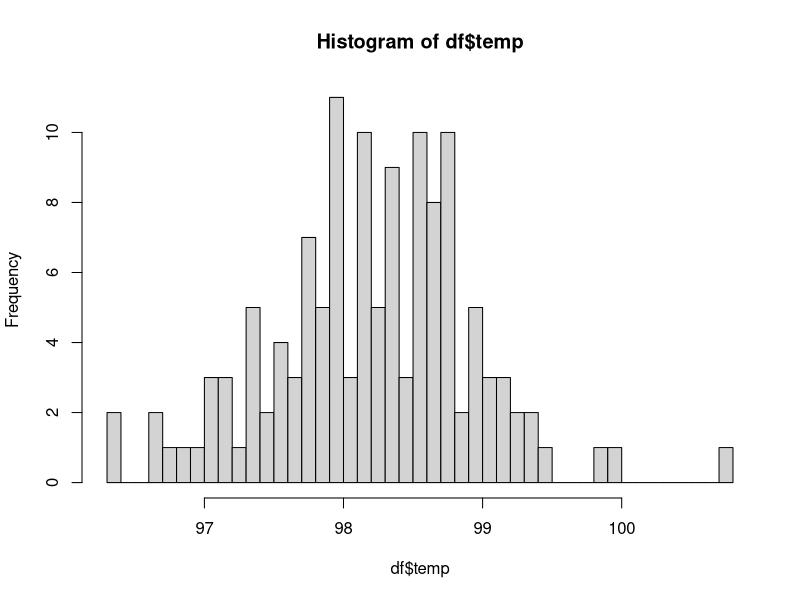
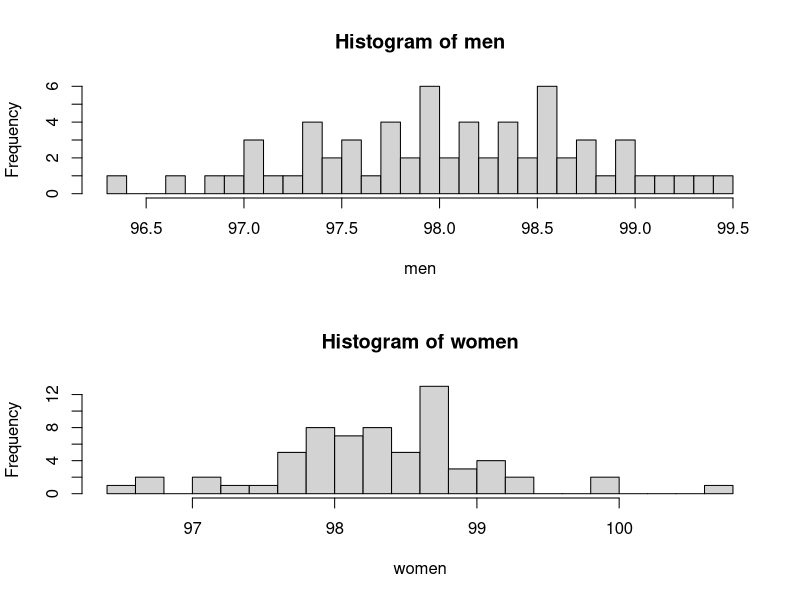
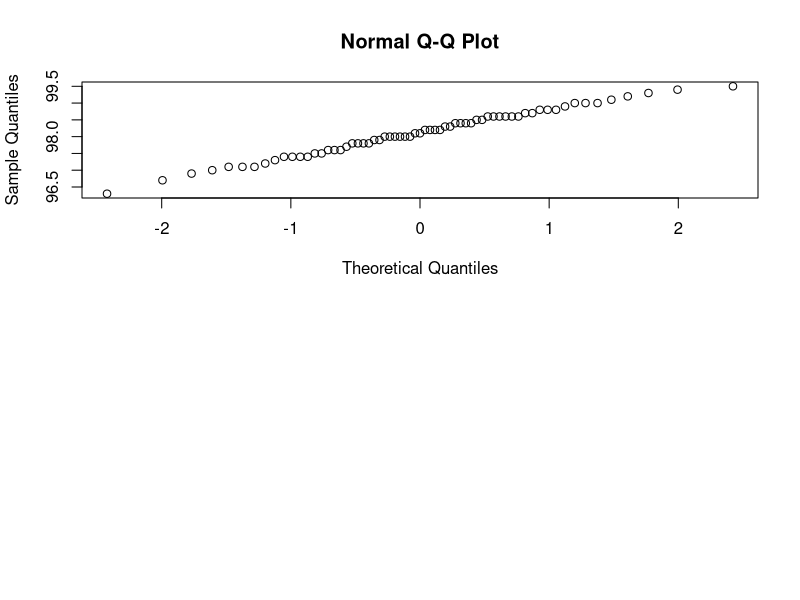

Recreate these plots in R, in order.
df<-read.csv("temperatures.csv")
df
men<-df$temp[df$gender=="Male"]
women<-df$temp[df$gender=="Female"]
t.test(men,women,mu=0)
t.test(men-women,mu=0)


head(df)
hist(df$temp,breaks=50)
tapply(df$temp,df$gender,mean)
tapply(df$temp,df$gender,summary)
men<-df$temp[df$gender=="Male"]
women<-df$temp[df$gender=="Female"]
par(mfrow=c(2,1))
hist(men,breaks=30)
hist(women,breaks=30)

#boxplot(df$temp - df$gender)
t.test(men,conf.level=0.95)$conf.int
mean(men)  #x = 98.10
sd(men)    #s =.6987558
length(men)# n = 65(degrees of freedom = 64)

qqnorm(men)
t.test(men,mu=98.6)# mu is the hypothesis
#our sample data lines 5.7 standard dev below the hypothesisd mean
#p-value
t.test(men,mu=98.1)
#if p-value <0.05 alot,  reject Ho 
